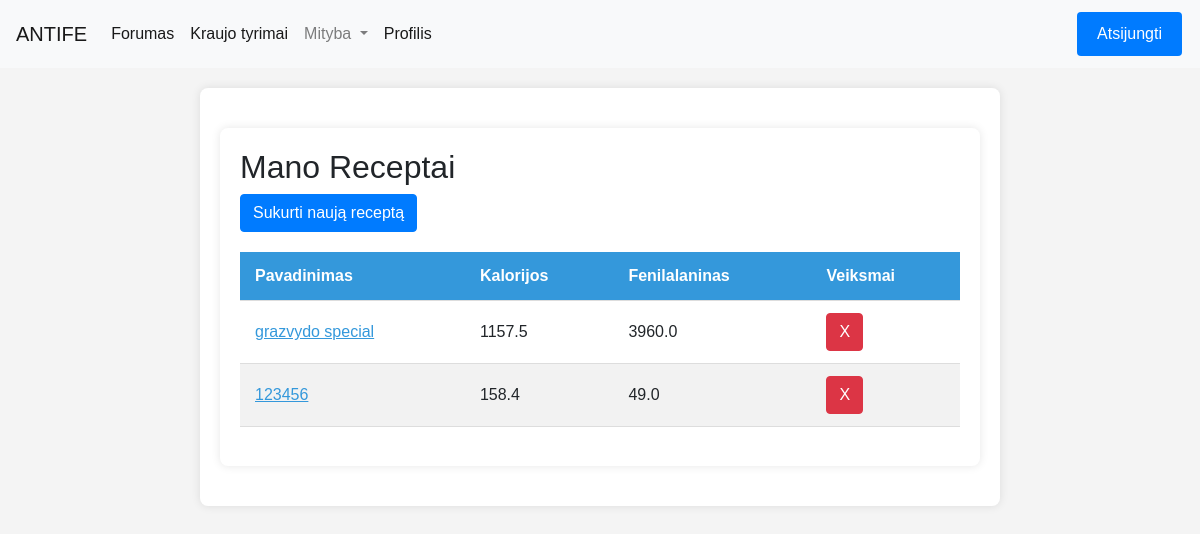
The app's page /mityba/manoreceptai_list/ (signed in) with its own data.
### antife/homepage/models.py (models this page shows)
class Receptai(models.Model):
    kalorijos = models.FloatField(default=0.0)
    pavadinimas = models.CharField(max_length=255)
    fenilalaninas = models.FloatField(default=0.0)
    baltymai = models.FloatField(default=0.0)
    aprasas = models.CharField(max_length=255)

### antife/Mityba/views.py (the view)
# urls.py: path('manoreceptai_list/', views.manoreceptai_list, name='manoreceptai_list'),
@login_required
def manoreceptai_list(request):
    current_user = request.user
    try:
        naudotojas = Naudotojai.objects.get(user=current_user)
        user_recipe_ids = Naudotojo_receptai.objects.filter(fk_Naudotojasid_Naudotojas=naudotojas).values_list('fk_Receptasid_Receptas', flat=True)
        receptai_list = Receptai.objects.filter(id__in=user_recipe_ids)
    except Naudotojai.DoesNotExist:
        receptai_list = []
    return render(request, 'ManoReceptai.html', {'manoreceptai_list': receptai_list})

### antife/Mityba/templates/ManoReceptai.html (shortened to what this page needs)
{% extends "base.html" %}
{% block content %}
    <div class="container">
        <h2>Mano Receptai</h2>
        <a href="{% url 'mityba:create_recipe' %}" class="btn btn-primary custom-button">Sukurti naują receptą</a>
        <table class="styled-table">
            <thead>
                <tr>
                    <th>Pavadinimas</th>
                    <th>Kalorijos</th>
                    <th>Fenilalaninas</th>
                    <th>Veiksmai</th>
                </tr>
            </thead>
            <tbody>
                {% for receptas in manoreceptai_list %}
                    {% if receptas.naudotojo_receptai_set.exists %}
                        <tr>
                            <td class="name-cell" data-toggle="aprasas-{{ forloop.counter }}" data-ingredientai="ingredientai-{{ forloop.counter }}">{{ receptas.pavadinimas }}</td>
                            <td>{{ receptas.kalorijos }}</td>
                            <td>{{ receptas.fenilalaninas }}</td>
                            <td>
                                <div id="remove-button-container-{{ forloop.counter }}">
                                    {% if user.is_authenticated %}
                                        <button class="btn btn-danger remove-recipe" data-id="{{ receptas.id }}">X</button>
                                    {% endif %}
                                </div>
                            </td>
                        </tr>
                    {% endif %}
                {% endfor %}
            </tbody>
        </table>
    </div>
{% endblock %}

### antife/Mityba/templates/ManoReceptai.html (style rules this page uses)
body { font-family: 'Arial', sans-serif; background-color: #f4f4f4; margin: 0; padding: 0; }
.container { max-width: 800px; margin: 20px auto; background-color: #fff; padding: 20px; border-radius: 8px; box-shadow: 0 0 10px rgba(0, 0, 0, 0.1); }
.styled-table { width: 100%; border-collapse: collapse; margin: 20px 0; font-size: 16px; text-align: left; }
.styled-table th, .styled-table td { padding: 12px 15px; border-bottom: 1px solid #ddd; cursor: pointer; }
.styled-table th { background-color: #3498db; color: #fff; }
.styled-table tbody tr:nth-child(even) { background-color: #f2f2f2; }
.name-cell { color: #3498db; text-decoration: underline; cursor: pointer; }

### records on screen
Receptai: pavadinimas "grazvydo special", kalorijos "1157.5", fenilalaninas "3960.0"
Receptai: pavadinimas "123456", kalorijos "158.4", fenilalaninas "49.0"
